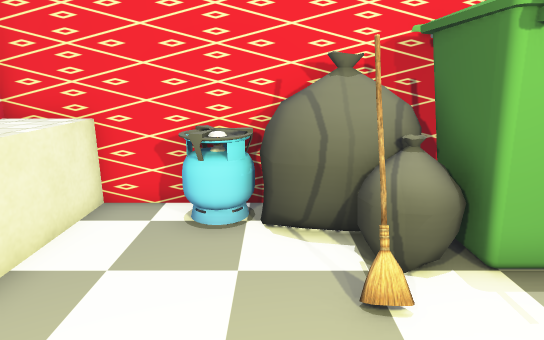
[1] (above)

16 first-person views from a walk through a Unity game level. The camera is 1.4 m above the floor, tilts 14° down and sees 75° across. The floor is counted in squares, 0.5 m on a side. Each view is taken from the middle of a square. On the plan, view 1 faces up. The plan holds only what a view shows up to about 20 squares ahead; the rest is blank. The place goes on beyond the plan. The player is left out. Some surface patterns are stand-ins.

[2]
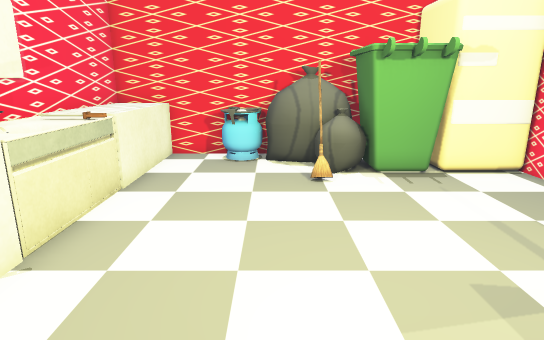

[3]
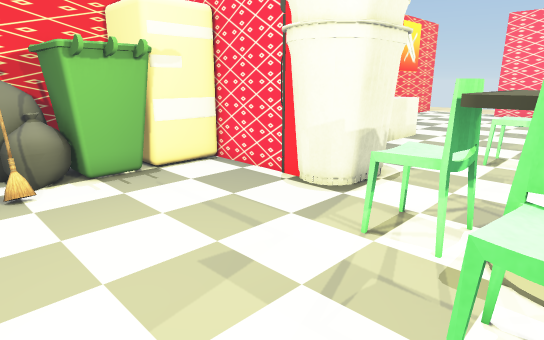

[4]
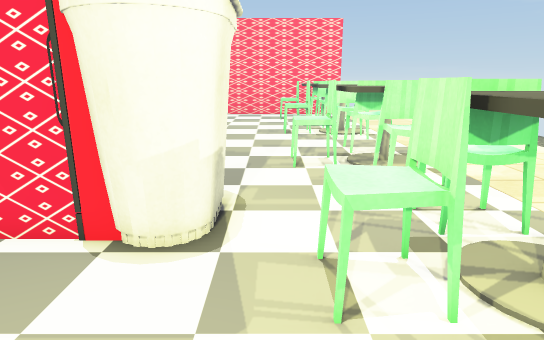

[5]
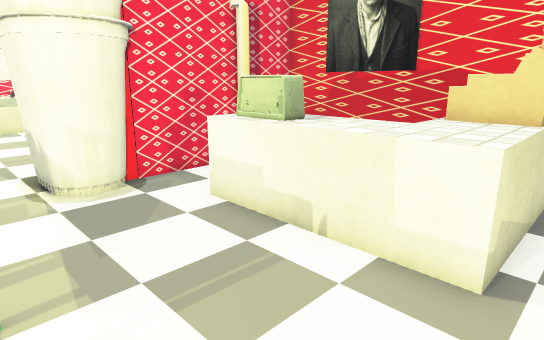

[6]
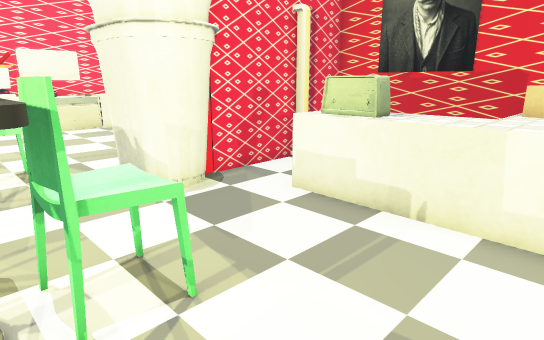

[7]
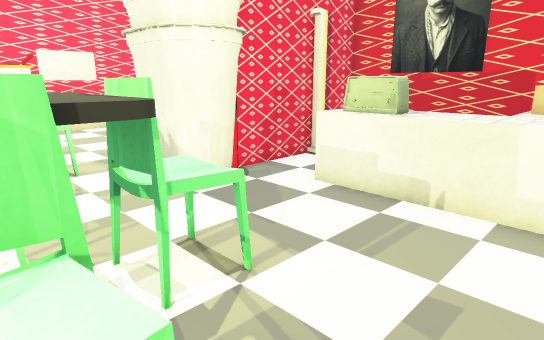

[8]
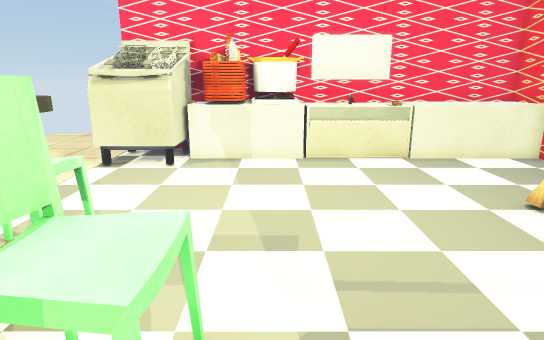

[9]
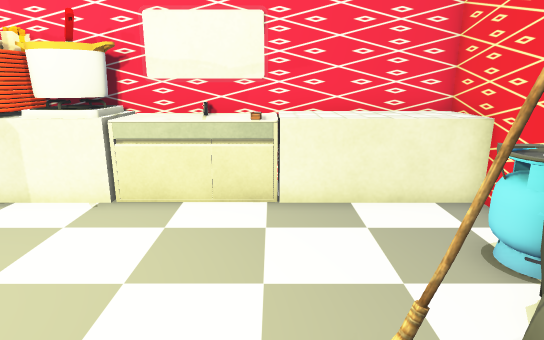

[10]
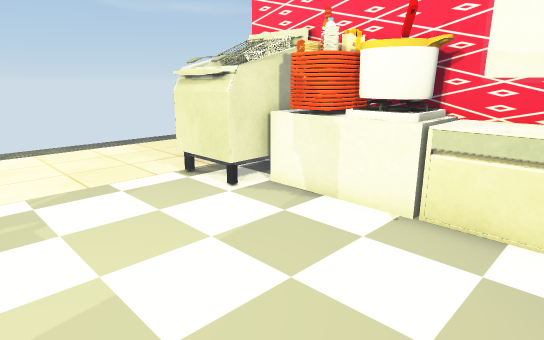

[11]
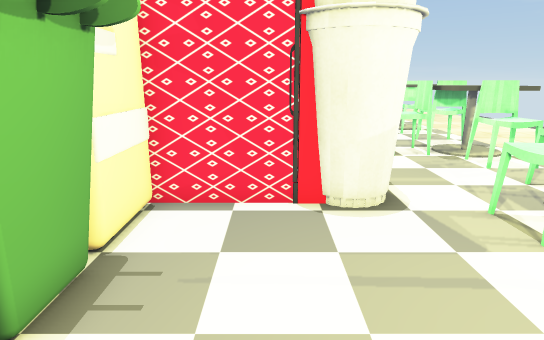

[12]
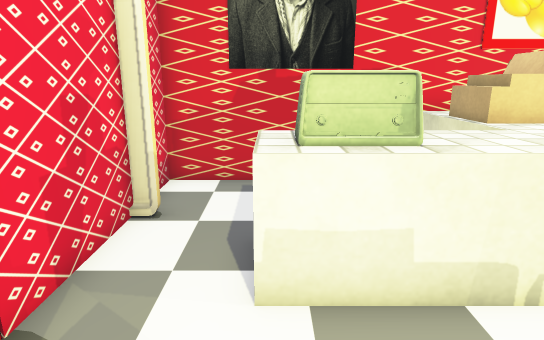

[13]
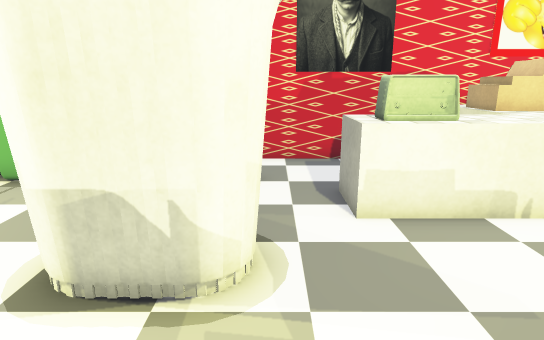

[14]
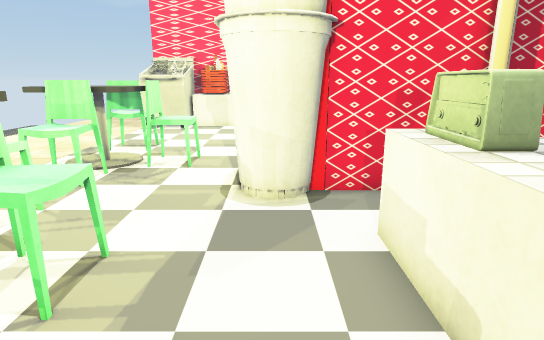

[15]
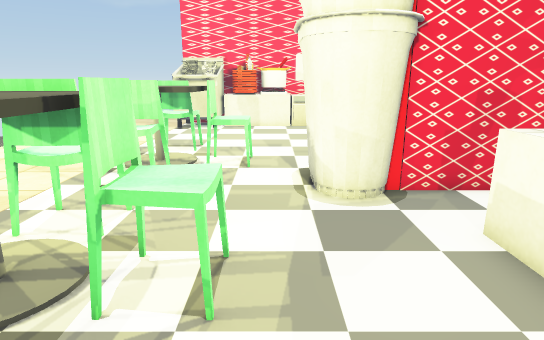

[16]
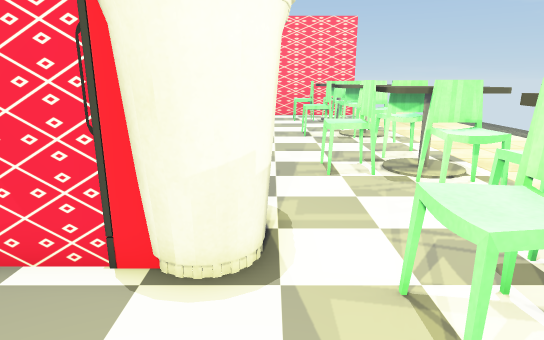

### Floor plan
Key: @ floor where view 1 was taken; # wall or solid block; . floor; = window, fence, low wall or low ledge; O other object.
Columns run from 6 left of view 1 to 20 right of it. Each row starts with its distance up from view 1.
  8 #O#####O###     ########O#
  7 #OO.OOOOOO O    #...   OOO
  6 #OO..OOOOO O    #...   OOO
  5 #OO....#OOOOOO###O..   OOO
  4 #OO....=#OOO..###..OOOOOOO
  3 #OO...........###..OOOOOOO.
  2 OOO...........###..OOOOOOO.
  1 OOO...........O OO.........
  0 OOO...@......OO OO.........
 -1 #OO...........OOOO.........
 -2 OOO........................
 -3 #OO.........OO......OO.....
 -4 #OO........OOOO....OOOO....
 -5 #O##.....OOOOOOO..OOOOOO..O
 -6 ####.....OOOOOOOOOOOOOOO..O

Where each view was taken, in squares from view 1:
view 1: 0 up, 0 right, facing up
view 2: 6 down, 0 right, facing up
view 3: 6 down, 0 right, facing up-right
view 4: 2 down, 2 right, facing right
view 5: 3 down, 20 right, facing up-left
view 6: 5 down, 19 right, facing up-left
view 7: 6 down, 19 right, facing up-left
view 8: 2 down, 9 right, facing left
view 9: 3 up, 4 right, facing left
view 10: 2 up, 3 right, facing down-left
view 11: 2 up, 0 right, facing right
view 12: 2 down, 13 right, facing up
view 13: 5 down, 11 right, facing up
view 14: 0 up, 19 right, facing left
view 15: 2 down, 19 right, facing left
view 16: 1 down, 3 right, facing right
